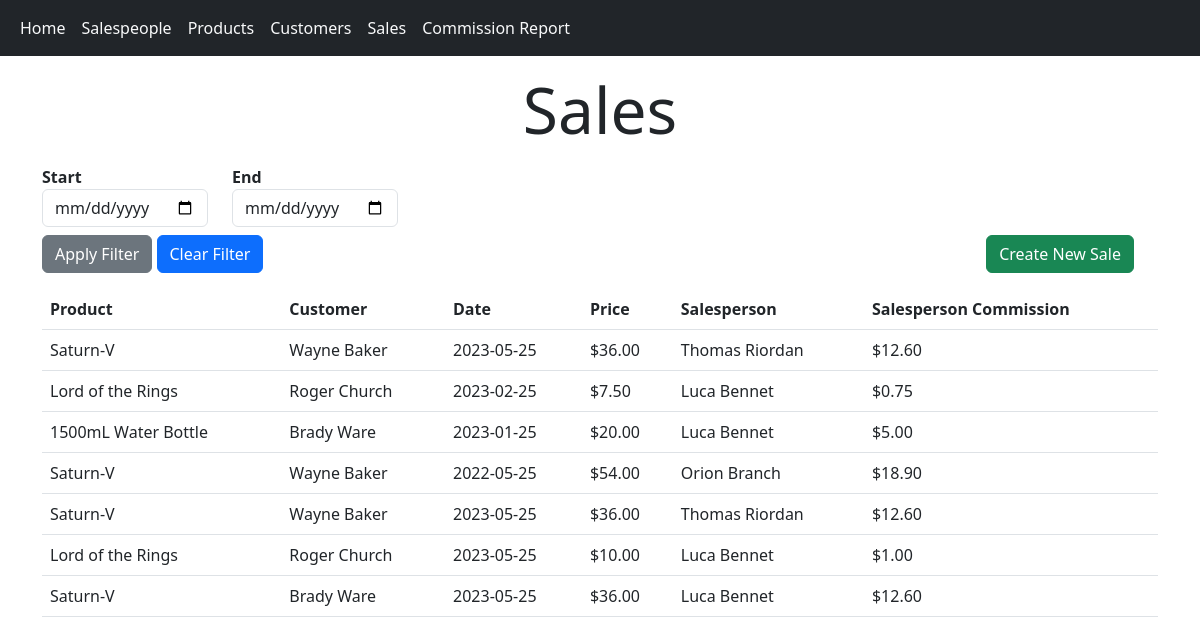
Before: /sales with the older database file.
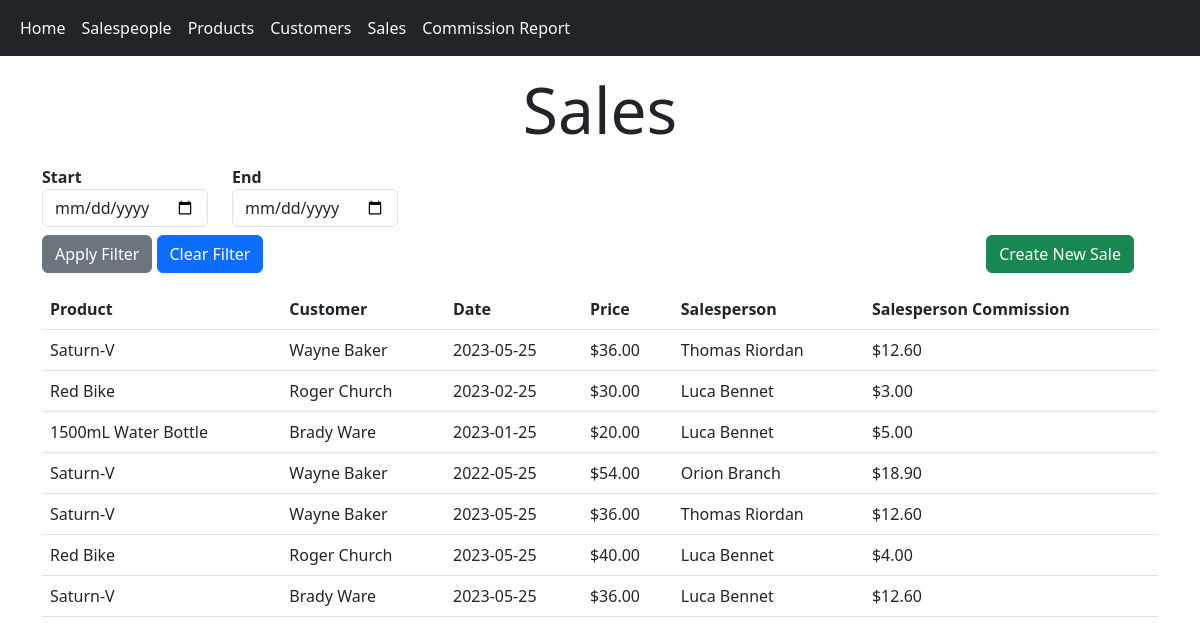
After: the same page with the newer database file.
### bespoked_bikes_sales/models.py (models this page shows)
class Product(db.Model):
    id: Mapped[int] = mapped_column(primary_key=True)
    name: Mapped[str] = mapped_column(String(50))
    manufacturer: Mapped[str] = mapped_column(String(50))
    style: Mapped[str] = mapped_column(String(50))
    purchase_price: Mapped[float] = mapped_column(default=0.0)
    sale_price: Mapped[float] = mapped_column(default=0.0)
    quantity: Mapped[int] = mapped_column(default=0)
    commission_percentage: Mapped[float] = mapped_column(default=0.0)
    discounts: Mapped[List["Discount"]] = relationship()

class Sale(db.Model):
    id: Mapped[int] = mapped_column(primary_key=True)
    sales_date: Mapped[date] = mapped_column()
    product_id: Mapped[int] = mapped_column(ForeignKey("product.id"))
    product: Mapped[Product] = relationship()
    customer_id: Mapped[int] = mapped_column(ForeignKey("customer.id"))
    customer: Mapped[Customer] = relationship()
    salesperson_id: Mapped[int] = mapped_column(ForeignKey("salesperson.id"))
    salesperson: Mapped[Salesperson] = relationship(back_populates="sales")

### bespoked_bikes_sales/routes.py (the view)
@app.route("/sales", methods=["GET", "POST"])
def sales():
    def make_sale_readable(sale):
        return {
            "product": sale.product.name,
            "customer": f"{sale.customer.first_name} {sale.customer.last_name}",
            "date": sale.sales_date,
            "price": price_of_sale(sale),
            "salesperson": f"{sale.salesperson.first_name} {sale.salesperson.last_name}",
            "commission": price_of_sale(sale) * sale.product.commission_percentage,
        }
    sales_list = db.session.execute(db.select(Sale)).scalars()
    filter_form: FlaskForm = FilterSalesForm()
    if filter_form.validate_on_submit():
        sales_list = filter(
            lambda s: filter_form.start_date.data < s.sales_date < filter_form.end_date.data, sales_list)
    readable_sales = map(make_sale_readable, sales_list)
    return render_template("sales.jinja", sales=readable_sales, form=filter_form)

### bespoked_bikes_sales/forms.py (shortened to what this page needs)
class FilterSalesForm(FlaskForm):
    start_date = DateField("Start")
    end_date = DateField("End")

### bespoked_bikes_sales/routes.py (called while the page is built)
def price_of_sale(sale):
    total_discount = 0
    for discount in sale.product.discounts:
        if discount.begin_date < sale.sales_date and discount.end_date > sale.sales_date:
            total_discount += discount.discount_percentage
    return sale.product.sale_price * (1 - total_discount)

### bespoked_bikes_sales/templates/sales.jinja (shortened to what this page needs)
{% extends "base.jinja" %}
{% block body %}
<div class="container">
	<h1 class="display-3 mt-3 mb-3 text-center">Sales</h1>
	{% include "filter_sales.jinja" %}
	<table class="table">
		<thead>
			<tr>
				<th scope="col">Product</th>
				<th scope="col">Customer</th>
				<th scope="col">Date</th>
				<th scope="col">Price</th>
				<th scope="col">Salesperson</th>
				<th scope="col">Salesperson Commission</th>
			</tr>
		</thead>
		<tbody>
			{% for sale in sales %}
			<tr>
				<td>{{ sale.product }}</td>
				<td>{{ sale.customer }}</td>
				<td>{{ sale.date }}</td>
				<td>{{ "${:,.2f}".format(sale.price) }}</td>
				<td>{{ sale.salesperson }}</td>
				<td>{{ "${:,.2f}".format(sale.commission) }}</td>
			</tr>
			{% endfor %}
		</tbody>
	</table>
</div>
{% endblock body %}

Changed rows visible on the page:
changed Product: product "Lord of the Rings" → "Red Bike"; price "$7.50" → "$30.00"; commission "$0.75" → "$3.00"; price "$10.00" → "$40.00"; commission "$1.00" → "$4.00"
